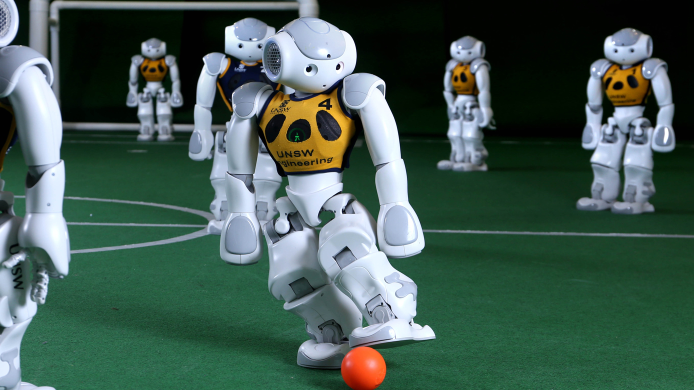
//> input picture Lab3/robocup.jpg, 1387 x 780 px (shown at 1/2 size)
$ ./task5 robocup.jpg   (built with g++ and OpenCV 4)
//> lines starting //> are read from the running program, lines starting //| are printed output that depends on the picture; after the words box and inside, x2 and y2 are one past the last pixel; in counts of white or black regions, pixels touching at a corner belong together
//Lab 3 task 5
#include <opencv2/highgui.hpp>

using namespace cv;

//Callback function for mouse event
void onMouse(int event, int x, int y, int flags, void* userdata) {
    //Square is 9x9 so range from the center point is 4
    int dim = 9;
    int range = dim/2;
    //Input image
    Mat img = *((Mat*) userdata);
    int rows = img.rows;
    int cols = img.cols;

    //Left button click on mouse
    if(event == EVENT_LBUTTONDOWN) {
        //Sum of the B, G, R values
        int blue_sum = 0;
        int green_sum = 0;
        int red_sum = 0;

        //Loop to get the sum of the colors in the square
        for(int i=y-range; i<y+range; ++i) {
            for(int j=x-range; j<x+range; ++j) {
                //Get values of the current pixel
                Vec3b pixel = img.at<Vec3b>(i, j);
                //Update sums
                blue_sum += (int) pixel[0];
                green_sum += (int) pixel[1];
                red_sum += (int) pixel[2];
            }
        }

        //Average values of the three colors, since it is a square of 9x9, divide by 81
        int blue_avg = blue_sum/81;
        int green_avg = green_sum/81;
        int red_avg = red_sum/81;
        //Print BGR color for the selected pixel
        printf("Pixel: (%d, %d), average BGR color :(%d, %d, %d)\n", y, x, blue_avg, green_avg, red_avg);

        //New image mask
        Mat mask (rows, cols, CV_8UC3);
        //Threshold t to be set
        int t = 60;

        //Creation of the new image
        for(int i=0; i<rows; ++i) {
            for(int j=0; j<cols; ++j) {
                //Get values of the current pixel
                Vec3b pixel = img.at<Vec3b>(i, j);
                int blue = pixel[0];
                int green = pixel[1];
                int red = pixel[2];
                //Check the current pixel values of the input image
                if(blue>blue_avg-t && blue<blue_avg+t && green>green_avg-t && green<green_avg+t && red>red_avg-t && red<red_avg+t) {
                    mask.at<Vec3b>(i, j) = Vec3b(255, 255, 255);
                } else {
                    mask.at<Vec3b>(i, j) = Vec3b(0, 0, 0);
                }
            }
        }
        //Dispaly mask
        namedWindow("Mask");
        imshow("Mask", mask);

        //New image colored by the mask
        Mat new_img (rows, cols, CV_8UC3);
        //default new color
        Vec3b color (92, 37, 201);

        //Creation of the new image
        for(int i=0; i<rows; ++i) {
            for(int j=0; j<cols; ++j) {
                //Get values of the current pixel
                Vec3b pixel = mask.at<Vec3b>(i, j);
                //Black color
                Vec3b black (0, 0, 0);
                //Check the current pixel values of the input image
                if(pixel == black) {
                    new_img.at<Vec3b>(i, j) = img.at<Vec3b>(i, j);
                } else {
                    new_img.at<Vec3b>(i, j) = color;
                }
            }
        }
        //Dispaly the new image
        namedWindow("Painted Image");
        imshow("Painted Image", new_img);
    }
}

int main(int argc, char** argv) {
    //Load image
    Mat src = imread(argv[1]);
//> src is the input picture: 780 rows x 1387 cols, CV_8UC3; mean B, G, R 82.7, 92.1, 67.9
    //Show image
    namedWindow("Image");
    //Set callback functions for mouse events
    setMouseCallback("Image", onMouse, &src);
    imshow("Image", src);
    waitKey(0);
//> the left mouse button is pressed and released at (693, 390)
//> in onMouse, `imshow("Mask", mask);`:
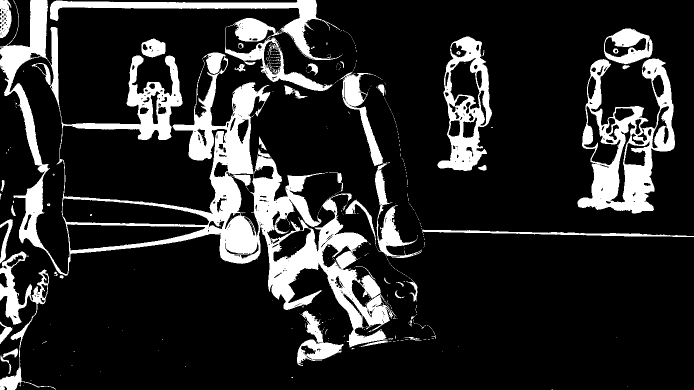
//> window 'Mask': 780 rows x 1387 cols, CV_8UC3 (shown at 1/2 size); 16.5% white; 454 white regions (406 under 20 px), largest, box (x1, y1, x2, y2) and area: (0, 0, 793, 695) 91760, (1155, 117, 1350, 427) 23891, (875, 73, 984, 342) 11942
//> in onMouse, `imshow("Painted Image", new_img);`:
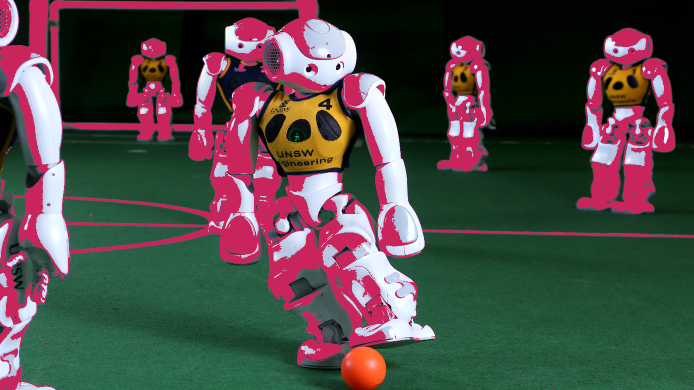
//> window 'Painted Image': 780 rows x 1387 cols, CV_8UC3 (shown at 1/2 size); mean B, G, R 69.6, 73, 78.2

    return 0;
}

//CONCLUSION
//Setting the threshold with different values it is possible to change the color of part or the majority of the t-shirt/ball
